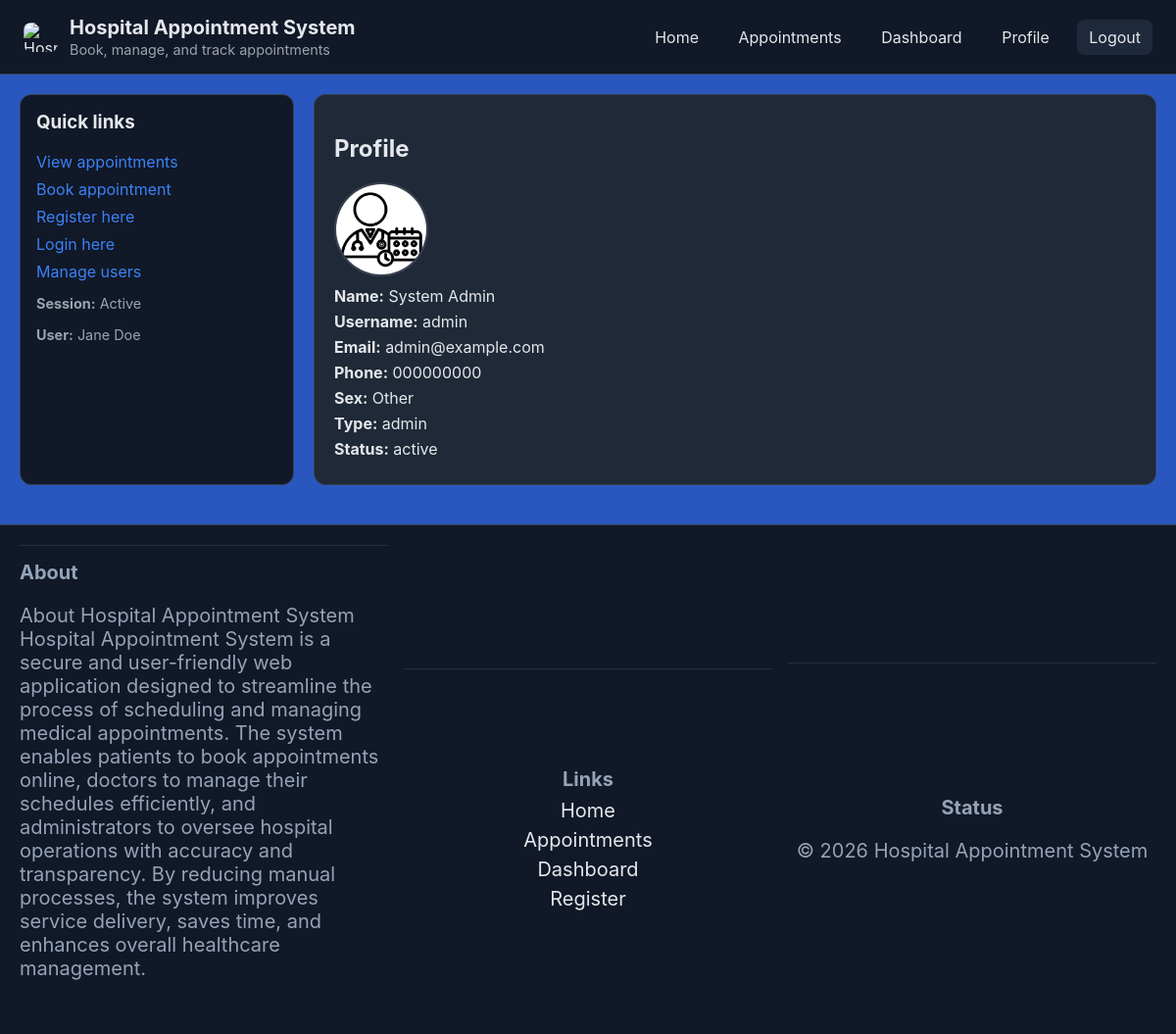
The page /profile.php?id=1 (signed in) on the database its author committed.
### tables this page shows
CREATE TABLE IF NOT EXISTS users (
  id INT AUTO_INCREMENT PRIMARY KEY,
  first_name VARCHAR(100) NOT NULL,
  last_name VARCHAR(100) NOT NULL,
  sex ENUM('Male','Female','Other') NOT NULL,
  username VARCHAR(100) NOT NULL UNIQUE,
  password_hash VARCHAR(255) NOT NULL,
  phone VARCHAR(30),
  email VARCHAR(150) UNIQUE,
  profile_picture VARCHAR(255),
  user_type ENUM('admin','doctor','patient') DEFAULT 'patient',
  status ENUM('active','not_active') DEFAULT 'active',
  created_at TIMESTAMP DEFAULT CURRENT_TIMESTAMP
);

### profile.php (the view, shortened to what this page needs)
<?php
require_once 'config.php';
$view_id = isset($_GET['id']) ? (int)$_GET['id'] : $_SESSION['user']['id'];
$stmt = $pdo->prepare("SELECT * FROM users WHERE id = ?");
$stmt->execute([$view_id]);
$user = $stmt->fetch();
include 'includes/header.php';
include 'includes/sidebar.php';
?>
<section class="content">
  <h2>Profile</h2>
  <div class="profile">
    <img class="avatar" src="<?php echo $user['profile_picture'] ? htmlspecialchars($user['profile_picture']) : 'assets/logo.png'; ?>" alt="Profile">
    <ul class="list">
      <li><strong>Name:</strong> <?php echo htmlspecialchars($user['first_name'] . ' ' . $user['last_name']); ?></li>
      <li><strong>Username:</strong> <?php echo htmlspecialchars($user['username']); ?></li>
      <li><strong>Email:</strong> <?php echo htmlspecialchars($user['email']); ?></li>
      <li><strong>Phone:</strong> <?php echo htmlspecialchars($user['phone']); ?></li>
      <li><strong>Sex:</strong> <?php echo htmlspecialchars($user['sex']); ?></li>
      <li><strong>Type:</strong> <?php echo htmlspecialchars($user['user_type']); ?></li>
      <li><strong>Status:</strong> <?php echo htmlspecialchars($user['status']); ?></li>
    </ul>
  </div>
</section>
<?php include 'includes/footer.php'; ?>

### assets/style.css (style rules this page uses)
:root { --bg: #2a57bf; --panel: #111827; --card: #1f2937; --text: #e5e7eb; --muted: #9ca3af; --primary: #3b82f6; --primary-600: #2563eb; --danger: #ef4444; --success: #22c55e; --warning: #f59e0b; --border: #374151; --accent: #10b981; }
* { box-sizing: border-box; }
html, body { height: 100%; }
body { margin: 0; font-family: Inter, system-ui, -apple-system, Segoe UI, Roboto, Arial; background: var(--bg); color: var(--text); }
.content { background: var(--card); border:1px solid var(--border); border-radius:12px; padding:20px; }
.avatar { width:96px; height:96px; border-radius:50%; object-fit:cover; border:2px solid var(--border); }
.list { list-style:none; padding:0; margin:0; }
.list li { margin:6px 0; }

### rows shown on the page
users: first_name+last_name "System Admin", username "admin", email "admin@example.com", phone "000000000", sex "Other", user_type "admin", status "active"

### other values the page prints
$_SESSION['user']['first_name'] . ' ' . $_SESSION['user']['last_name'] "Jane Doe"
